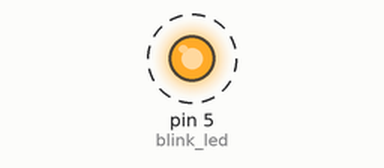
The program below on a simulated Raspberry Pi (header pin numbers). Parts: output pins drawn as LEDs (lit = HIGH). Dashed ring = blinking. What the program prints to the terminal is not drawn.

Above: at 0.5 s.
Timing chart, 0 to 4.6 s (numbered marks = the images above):
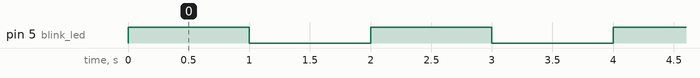

Measured:
- by itself, pin 5 (blink_led): alternates HIGH for 1.0 s and LOW for 1.0 s

The program:

raspberry_pi_blink_led_01.py
```python
#
import RPi.GPIO as GPIO
import time

blink_led = 5
GPIO.setmode(GPIO.BOARD) # Note This is specifying the physical pins on the Raspberry Pi Header
GPIO.setwarnings(False)
GPIO.setup(blink_led,GPIO.OUT)

while(True):
  print("LED on")
  GPIO.output(blink_led,GPIO.HIGH)
  time.sleep(1)
  print("LED off")
  GPIO.output(blink_led,GPIO.LOW)
  time.sleep(1)
print('Done')
```
